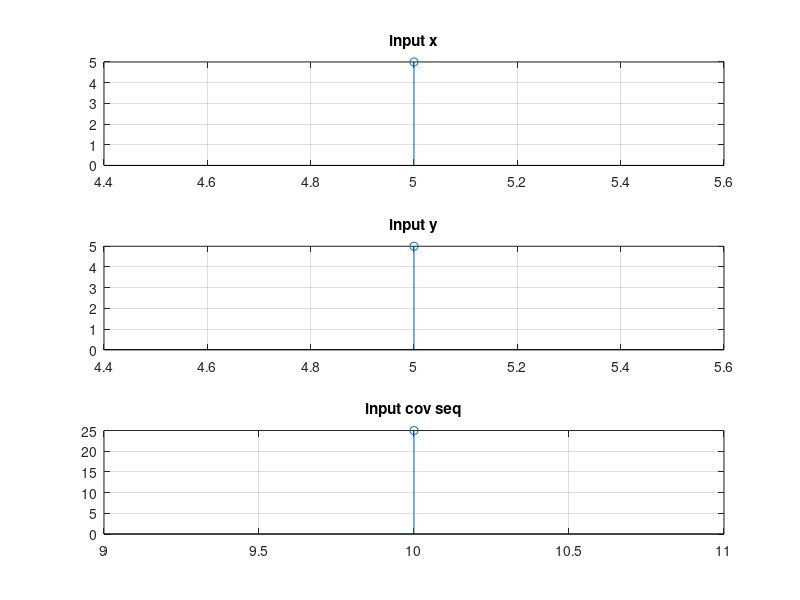

Write the MATLAB code that produced this figure.
clc
clear all
close all
x=input('Enter the first array=');
nx=input('Enter the range nx=');
h=input('Enter the second array=');
nh=input('Enter the range nh=');
z=[];
for i=1:length(x)
    g=h.*x(i);
    z=[z;g];
end
[r c]=size(z);
k=r+c;
t=2;
y=[];
cd=0;
while(t<=k)
    for i=1:r
        for j=1:c
            if((i+j)==t)
               cd=cd+z(i,j);
            end
        end
    end
    t=t+1;
    y=[y cd];
    cd=0;
end
n3=min(nx)+min(nh);
n4=max(nx)+max(nh);
ny=n3:n4;
%ny=0:length(y)-1;
disp(y);

subplot(3,1,1);
stem(nx,x);
title('input x');
grid on;
subplot(3,1,2);
stem(nh,h);
title('input y');
grid on;
subplot(3,1,3);
stem(ny,y);
title('input cov seq');
grid on;
